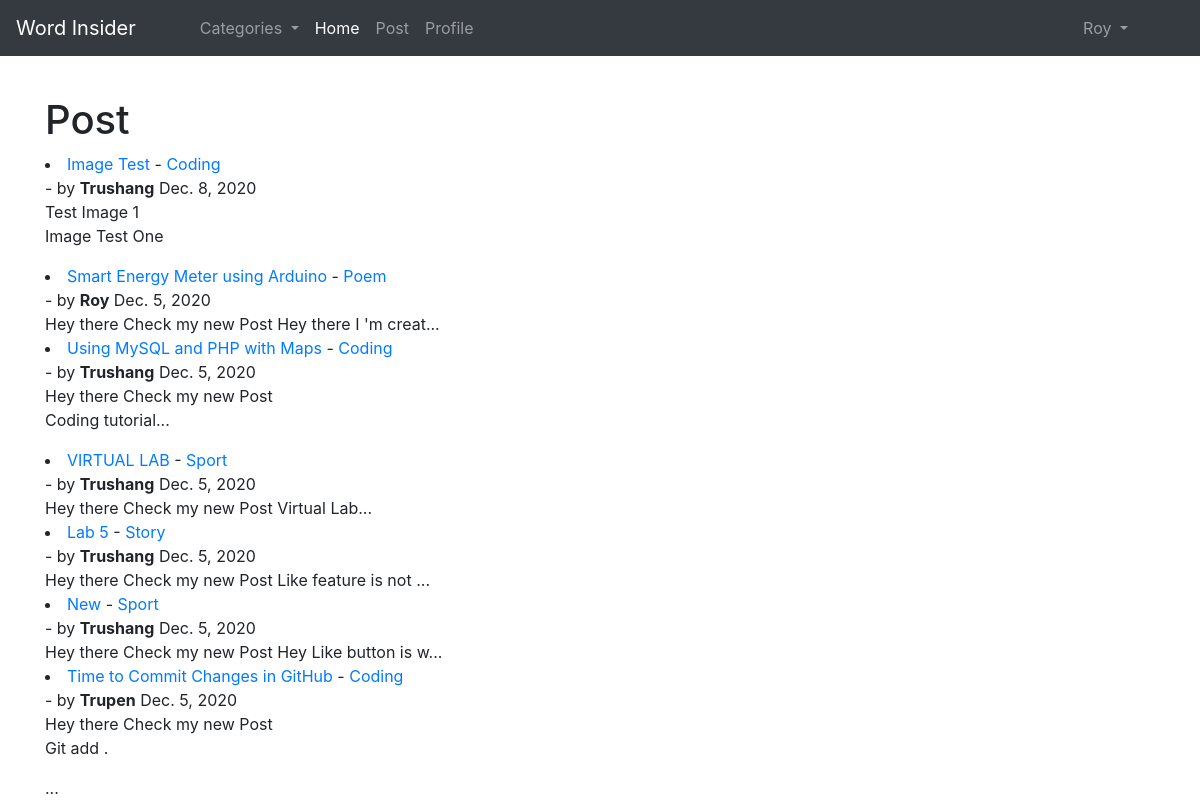
The app's page / (signed in) with its own data.
### blog/models.py (models this page shows, shortened)
class Post(models.Model):
    title = models.CharField(max_length=255)
    header_image = models.ImageField(null=True,blank=True,upload_to="images/")
    title_tag = models.CharField(max_length=255)
    author = models.ForeignKey(User,on_delete=models.CASCADE)
    body = RichTextField(blank=True,null=True)
    pub_Date = models.DateField(auto_now_add=True)
    category = models.CharField(max_length=10,default='coding')
    likes = models.ManyToManyField(User,related_name='blog_posts')
    snippet = models.CharField(max_length=50)

### blog/views.py (the view)
# urls.py: path('',HomeView.as_view(),name="home"),
class HomeView(ListView):
    model = Post
    template_name = 'home.html'
    ordering = ['-pub_Date']
    def get_context_data(self, *args, **kwargs):
        cat_menu = CategoryList.objects.all()
        context = super(HomeView,self).get_context_data(*args, **kwargs)
        context["cat_menu"] = cat_menu
        return context

### blog/models.py (called while the page is built)
    def __str__(self):
        return self.name

### blog/templates/home.html (shortened to what this page needs)
{% extends 'base.html' %}
{% block content %}
<h1>Post</h1>
    {% for post in object_list %}
        <li><a href="{%url 'article-detail' post.pk %}">{{ post.title }} </a> - <a href="{% url 'category' post.category|slugify %}">{{ post.category }}</a><br> - by <strong>{{ post.author }}</strong> {{ post.pub_Date }}
        <br>
            {{ post.snippet }}
        {{ post.body | slice:":20"| safe }}...
        </li>
    {% endfor%}
{% endblock %}

### blog/templates/base.html (shortened to what this page needs)
<!doctype html>
<html lang="en">
  <head>
    <link rel="stylesheet" href="https://cdn.jsdelivr.net/npm/bootstrap@4.5.3/dist/css/bootstrap.min.css">
  </head>
  <div>
  <ul class="navbar navbar-expand-lg navbar-dark bg-dark">
  <a class="navbar-brand" href="{% url 'home' %}">Word Insider</a>
  <ul class="collapse navbar-collapse" id="navbarSupportedContent">
    <ul class="navbar-nav mr-auto">
    {% if cat_menu %}
            <li class="nav-item dropdown">
        <a class="nav-link dropdown-toggle" href="#" id="navbarDropdown" role="button" data-toggle="dropdown" aria-haspopup="true" aria-expanded="false">
          Categories
        </a>
      </li>
        {% endif %}
    {% if user.is_authenticated %}
            <li class="nav-item active">
        <a class="nav-link" href="{% url 'home' %}">Home <span class="sr-only">(current)</span></a>
      </li>
      <li class="nav-item">
        <a class="nav-link" href="{% url 'add-post' %}">Post</a>
      </li>
        <li class="nav-item">
        <a class="nav-link" href="{% url 'edit_profile' %}">Profile</a>
      </li>
         </ul>
        <ul class="navbar-nav ml-auto pr-5">
      <li class="nav-item dropdown">
        <a class="nav-link dropdown-toggle" href="#" id="navbarDropdown" role="button" data-toggle="dropdown" aria-haspopup="true" aria-expanded="false">
          {{ user.username }}
        </a>
      </li>
        </ul>
  </ul>
    {% endif %}
</div>
  <br>
  <div class="container">
    {% block content %}
    {% endblock %}
  </div>
  </body>
</html>

### records on screen
Post: title "Image Test", category "Coding", author "Trushang", pub_Date "Dec. 8, 2020", snippet "Test Image 1", body "Image Test One"
Post: title "Smart Energy Meter using Arduino", category "Poem", author "Roy", pub_Date "Dec. 5, 2020", snippet "Hey there Check my new Post", body "Hey there I 'm creat"
Post: title "Using MySQL and PHP with Maps", category "Coding", author "Trushang", pub_Date "Dec. 5, 2020", snippet "Hey there Check my new Post"
Post: title "VIRTUAL LAB", category "Sport", author "Trushang", pub_Date "Dec. 5, 2020", snippet "Hey there Check my new Post", body "Virtual Lab"
Post: title "Lab 5", category "Story", author "Trushang", pub_Date "Dec. 5, 2020", snippet "Hey there Check my new Post", body "Like feature is not"
Post: title "New", category "Sport", author "Trushang", pub_Date "Dec. 5, 2020", snippet "Hey there Check my new Post", body "Hey Like button is w"
Post: title "Time to Commit Changes in GitHub", category "Coding", author "Trupen", pub_Date "Dec. 5, 2020", snippet "Hey there Check my new Post", body "Git add ."

### other values on screen
{{ user.username }} "Roy"
